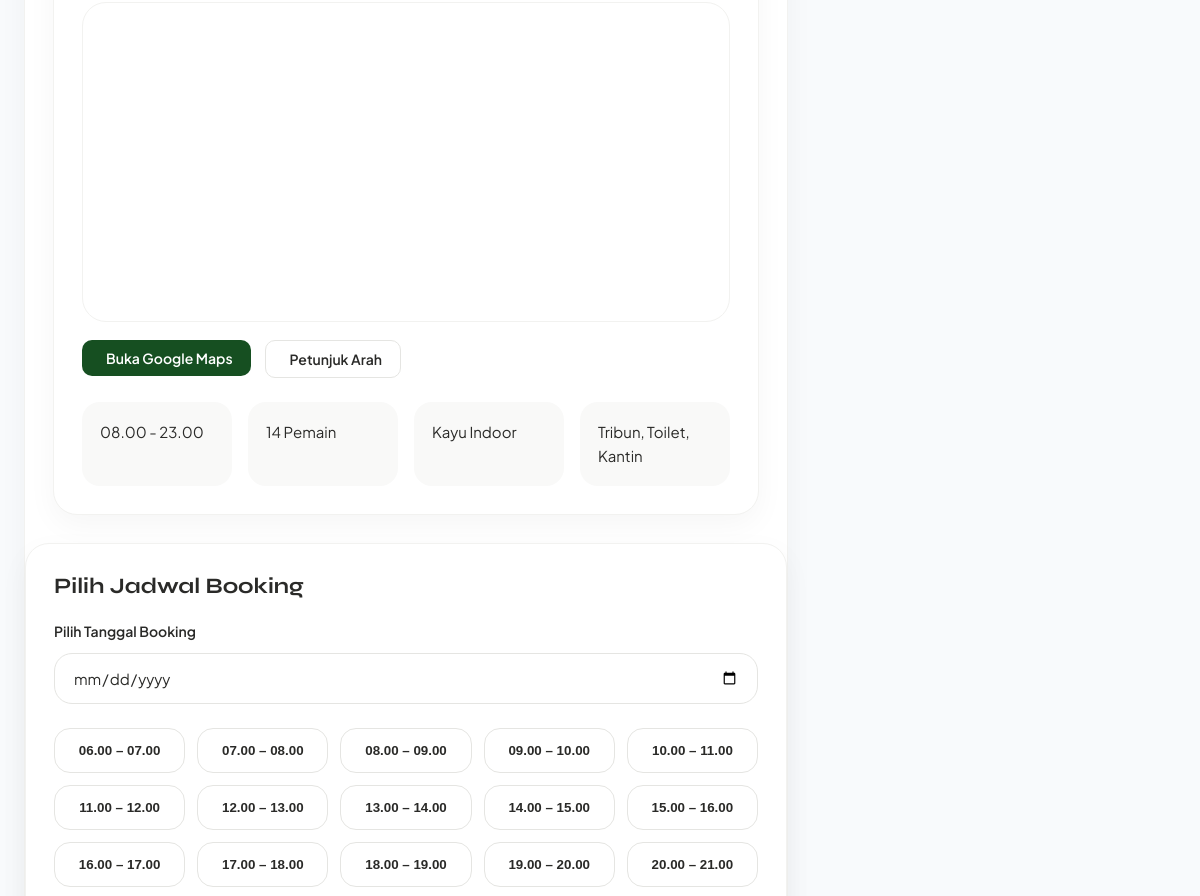
The app's page /detail.php?id=3 (middle part), older data.
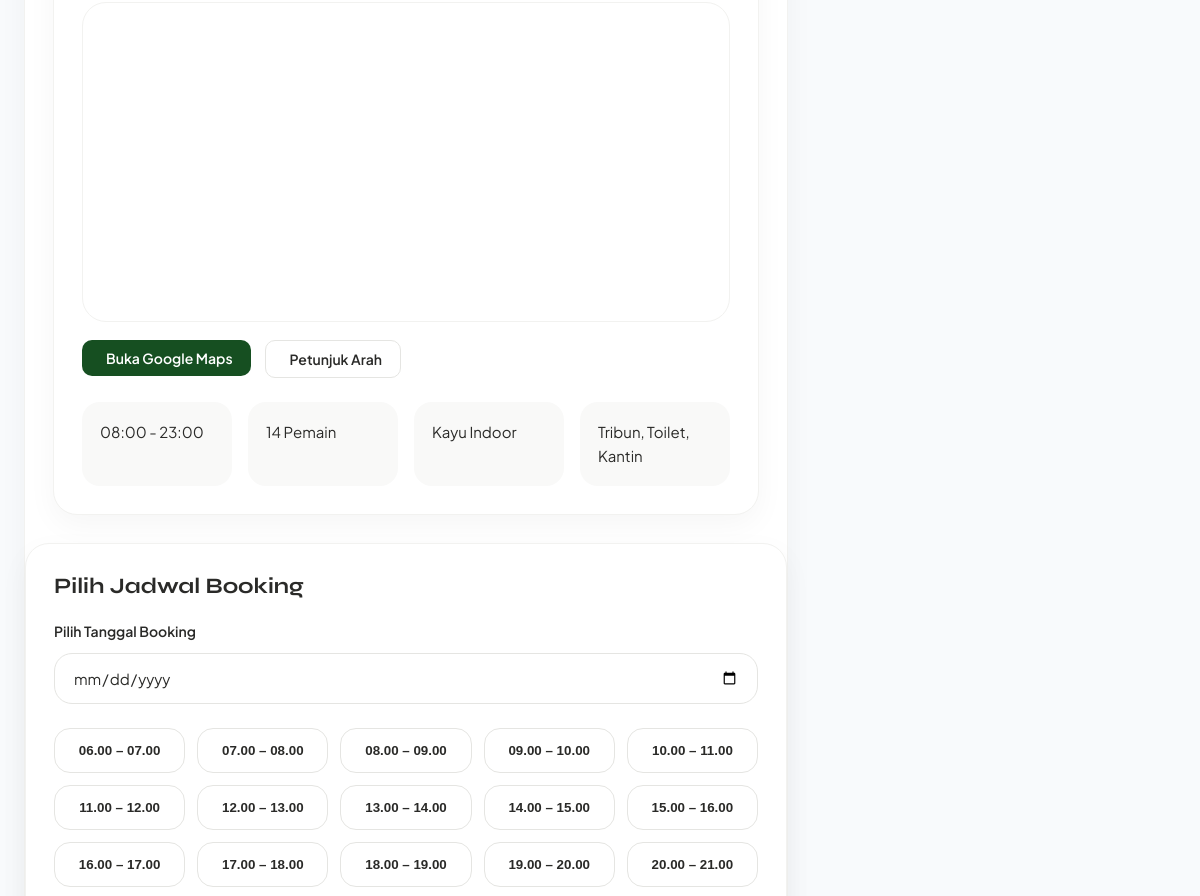
The same page, newer data.
### tables this page shows
CREATE TABLE `fields` (
  `field_id` int(11) NOT NULL,
  `owner_id` int(11) DEFAULT NULL,
  `nama_lapangan` varchar(100) NOT NULL,
  `jenis` varchar(50) NOT NULL,
  `harga` decimal(10,2) NOT NULL,
  `status` enum('tersedia','penuh') NOT NULL DEFAULT 'tersedia',
  `lokasi` varchar(255) DEFAULT NULL,
  `gambar` varchar(255) DEFAULT NULL,
  `deskripsi` text DEFAULT NULL,
  `owner_name` varchar(100) DEFAULT NULL,
  `owner_phone` varchar(20) DEFAULT NULL,
  `owner_address` varchar(255) DEFAULT NULL,
  `jam_operasional` varchar(50) DEFAULT NULL,
  `kapasitas` int(11) DEFAULT NULL,
  `jenis_lantai` varchar(50) DEFAULT NULL,
  `fasilitas` text DEFAULT NULL,
  `maps_link` text DEFAULT NULL,
  `google_maps_url` text DEFAULT NULL,
  `verifikasi` enum('pending','diterima','ditolak') DEFAULT 'pending',
  `durasi_slot` int(11) DEFAULT 1,
  `hari_libur` text DEFAULT NULL,
  `aktif` enum('aktif','nonaktif') NOT NULL
);

### detail.php (the view, shortened to what this page needs)
<?php
include 'config.php';
$field_id = (int) $_GET['id'];
$query = mysqli_query($conn, "
SELECT *
FROM fields
WHERE field_id='$field_id'
");
$field = mysqli_fetch_assoc($query);
$jamPenuh = [];
?>
<!DOCTYPE html>
<html lang="id">
<head>
  <link rel="stylesheet" href="index.css">
  <link rel="stylesheet" href="detail.css">
  <link rel="stylesheet" href="https://cdn.jsdelivr.net/npm/@tabler/icons-webfont@3.31.0/dist/tabler-icons.min.css">
</head>
<body>
  <div class="detail-wrapper">
    <div class="detail-grid">
      <div class="detail-main">
        <div class="detail-card">
          <div class="detail-content">
            <div class="section-card">
              <div class="map-frame">
                <iframe src="<?= $field['maps_link']; ?>" loading="lazy" allowfullscreen>
                </iframe>
              </div>
              <div class="map-actions">
                <a href="<?= $field['google_maps_url']; ?>" target="_blank">
                  <button class="btn btn-primary">
                    Buka Google Maps
                  </button>
                </a>
                <button class="btn btn-outline">
                  Petunjuk Arah
                </button>
              </div>
              <div class="info-grid">
                <div class="info-box">
                  <?php echo $field['jam_operasional']; ?>
                </div>
                <div class="info-box">
                  <?php echo $field['kapasitas']; ?> Pemain
                </div>
                <div class="info-box">
                  <?php echo $field['jenis_lantai']; ?>
                </div>
                <div class="info-box">
                  <?php echo $field['fasilitas']; ?>
                </div>
              </div>
            </div>
          </div>
          <div class="section-card">
            <h2>Pilih Jadwal Booking</h2>
            <div style="margin-bottom:24px;">
              <label style="display:block;font-size:14px;font-weight:600;margin-bottom:10px;color:var(--gray-700);">
                Pilih Tanggal Booking
              </label>
              <div class="calendar-input">
                <input type="date" id="booking-date-display">
              </div>
            </div>
            <div class="slots-grid">
              <?php
              for ($jam = 6; $jam < 22; $jam++) {
                $mulai =
                  sprintf('%02d:00', $jam);
                $selesai =
                  sprintf('%02d:00', $jam + 1);
                $penuh =
                  in_array(
                    $mulai,
                    $jamPenuh
                  );
                ?>
                <button class="slot-btn <?= $penuh ? 'penuh' : '' ?>" <?php if (!$penuh): ?> onclick="toggleSlot(this)"
                  <?php endif; ?> data-start="   <?= str_replace(':', '.', $mulai) ?>"
                  data-end="<?= str_replace(':', '.', $selesai) ?>">
                  <?= str_replace(':', '.', $mulai) ?>
                  –
                  <?= str_replace(':', '.', $selesai) ?>
                </button>
              <?php } ?>
            </div>
          </div>
        </div>
      </div>
      <div class="detail-sidebar">
      </div>
    </div>
  </div>
</body>
</html>

Row changes from the older to the newer data that the page shows:
changed fields "Kayu Indoor": jam_operasional "08.00 - 23.00" → "08:00 - 23:00"
